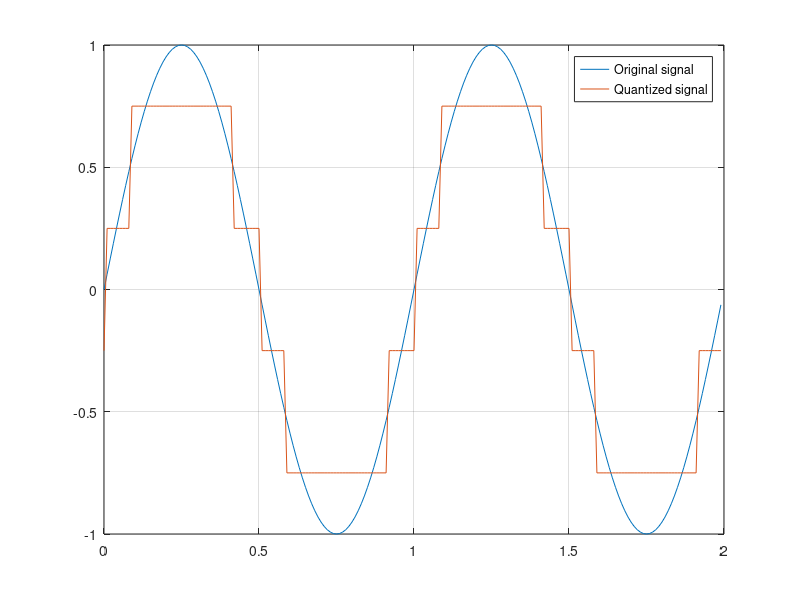
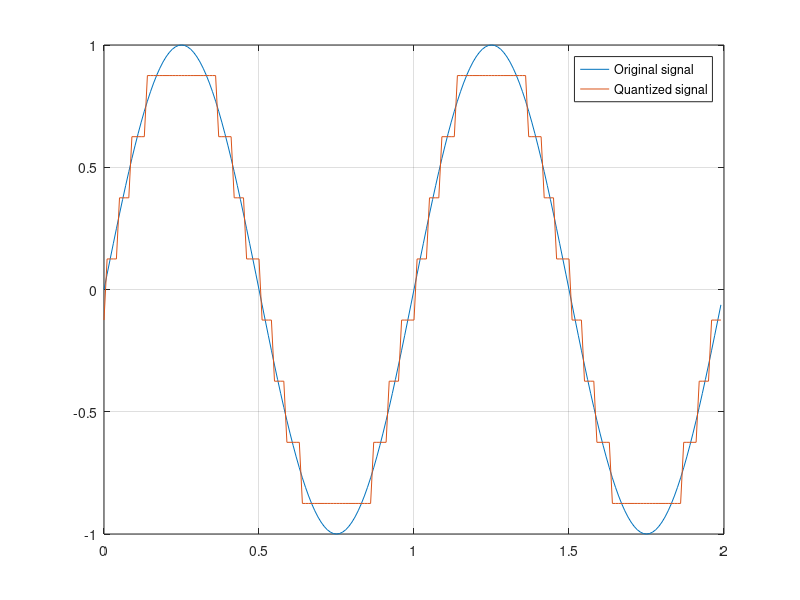
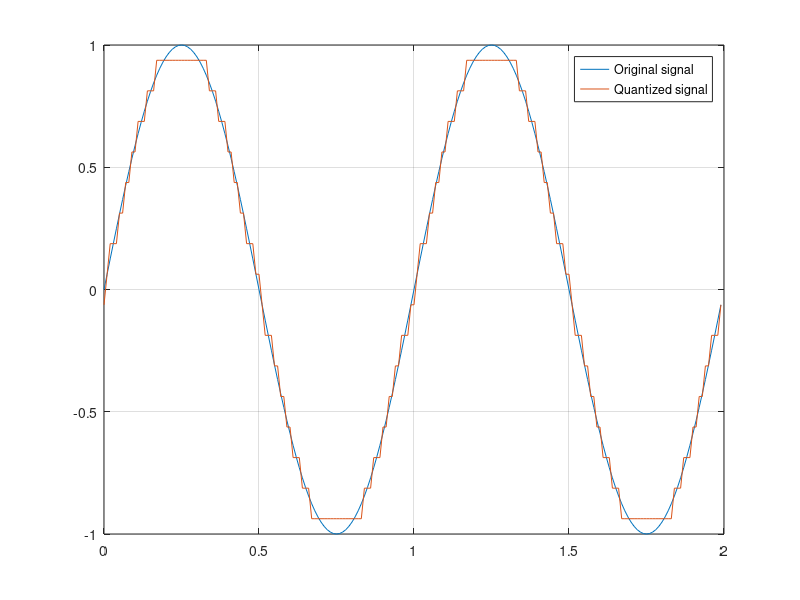

These figures' MATLAB source, in order:
%nbit=2
Ta = 0.01;
t = (0 : Ta : 2-Ta)';
sig = sin(2*pi*t);
nbit = 2;
amp=2*max(abs(sig));
Npal = 2^nbit;
Delta = amp/Npal;
partition = [-1+2*Delta/2 : Delta : 1-Delta/2];
codebook = [-1+Delta/2 : Delta : 1-Delta/2];
[index,quants] = quantiz(sig,partition,codebook);

figure(1);
plot(t,sig,t,quants);
legend("Original signal", "Quantized signal");
grid

%nbit=3
Ta = 0.01;
t = (0 : Ta : 2-Ta)';
sig = sin(2*pi*t);
nbit = 3;
amp=2*max(abs(sig));
Npal = 2^nbit;
Delta = amp/Npal;
partition = -1+2*Delta/2 : Delta : 1-Delta/2;
codebook = -1+Delta/2 : Delta : 1-Delta/2;
[index,quants] = quantiz(sig,partition,codebook);

figure(2);
plot(t,sig,t,quants);
legend("Original signal", "Quantized signal");
grid

%nbit=4
Ta = 0.01;
t = (0 : Ta : 2-Ta)';
sig = sin(2*pi*t);
nbit = 4;
amp=2*max(abs(sig));
Npal = 2^nbit;
Delta = amp/Npal;
partition = -1+2*Delta/2 : Delta : 1-Delta/2;
codebook = -1+Delta/2 : Delta : 1-Delta/2;
[index,quants] = quantiz(sig,partition,codebook);

figure(3);
plot(t,sig,t,quants);
legend("Original signal", "Quantized signal");
grid

